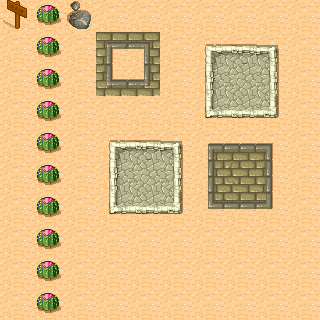

A 2D game scene composited from a Tiled map and its tileset images. What follows is a short description and the map's XML, with each tile layer's data collapsed to a summary:
An orthogonal 10x10 tile map with 32x32 px tiles, 5 tile layers (Testing Name 1, Testing Name 2, Testing Name 3, Testing Name 4, ...) and 3 objects.

<map version="1.0" orientation="orthogonal" width="10" height="10" tilewidth="32" tileheight="32">
 <tileset firstgid="1" name="tmw_desert_spacing" tilewidth="32" tileheight="32" spacing="1" margin="1">
  <image source="tmw_desert_spacing.png" trans="ffffff" width="265" height="199" />
  <tile id="0">
   <properties>
    <property name="Property A" value="Hello World" />
    <property name="Property B" value="777" />
   </properties>
  </tile>
 </tileset>
 <layer name="Testing Name 1" width="10" height="10">
  <data>[100 cells, 100 non-empty, 3 distinct tile ids]</data>
 </layer>
 <layer name="Testing Name 2" width="10" height="10">
  <data>[100 cells, 18 non-empty, 9 distinct tile ids]</data>
 </layer>
 <layer name="Testing Name 3" width="10" height="10">
  <data>[100 cells, 4 non-empty, 4 distinct tile ids]</data>
 </layer>
 <layer name="Testing Name 4" width="10" height="10">
  <data>[100 cells, 19 non-empty, 10 distinct tile ids]</data>
 </layer>
 <layer name="Testing Name 5" width="10" height="10">
  <data>[100 cells, 0 non-empty, 0 distinct tile ids]</data>
 </layer>
 <objectgroup name="Polygon Testing" width="10" height="10">
  <object x="93" y="49">
   <polygon points="0,0 51,6 9,56" />
  </object>
  <object x="114" y="176">
   <polygon points="0,0 51,-24 60,33" />
  </object>
  <object x="228" y="88">
   <polyline points="0,0 54,95 -3,183 -131,201" />
  </object>
 </objectgroup>
</map>
